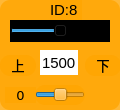
    <widget class="QWidget" name="widget_id8" native="true">
     <property name="geometry">
      <rect>
       <x>430</x>
       <y>75</y>
       <width>120</width>
       <height>110</height>
      </rect>
     </property>
     <property name="minimumSize">
      <size>
       <width>120</width>
       <height>110</height>
      </size>
     </property>
     <property name="maximumSize">
      <size>
       <width>120</width>
       <height>110</height>
      </size>
     </property>
     <property name="styleSheet">
      <string notr="true">background-color: rgb(255, 165, 0, 200);
border-radius:10px;</string>
     </property>
     <widget class="QLabel" name="label_ID1_3">
      <property name="geometry">
       <rect>
        <x>50</x>
        <y>0</y>
        <width>32</width>
        <height>20</height>
       </rect>
      </property>
      <property name="font">
       <font>
        <family>Arial</family>
        <pointsize>11</pointsize>
       </font>
      </property>
      <property name="styleSheet">
       <string notr="true">background-color: rgb(255, 255, 255， 0);
border-radius:0px;</string>
      </property>
      <property name="text">
       <string>ID:8</string>
      </property>
     </widget>
     <widget class="QSlider" name="horizontalSlider_servo8">
      <property name="geometry">
       <rect>
        <x>10</x>
        <y>20</y>
        <width>100</width>
        <height>22</height>
       </rect>
      </property>
      <property name="layoutDirection">
       <enum>Qt::LeftToRight</enum>
      </property>
      <property name="autoFillBackground">
       <bool>false</bool>
      </property>
      <property name="styleSheet">
       <string notr="true">background-color: rgb(0, 0, 0);
border-radius:0px;</string>
      </property>
      <property name="minimum">
       <number>500</number>
      </property>
      <property name="maximum">
       <number>2500</number>
      </property>
      <property name="pageStep">
       <number>1</number>
      </property>
      <property name="value">
       <number>1500</number>
      </property>
      <property name="orientation">
       <enum>Qt::Horizontal</enum>
      </property>
     </widget>
     <widget class="QLineEdit" name="lineEdit_servo8">
      <property name="geometry">
       <rect>
        <x>40</x>
        <y>50</y>
        <width>38</width>
        <height>25</height>
       </rect>
      </property>
      <property name="sizePolicy">
       <sizepolicy hsizetype="Fixed" vsizetype="Fixed">
        <horstretch>0</horstretch>
        <verstretch>0</verstretch>
       </sizepolicy>
      </property>
      <property name="font">
       <font>
        <family>Arial</family>
        <pointsize>11</pointsize>
       </font>
      </property>
      <property name="autoFillBackground">
       <bool>false</bool>
      </property>
      <property name="styleSheet">
       <string notr="true">background-color: rgb(255, 255, 255);
border-radius:0px;</string>
      </property>
      <property name="text">
       <string>1500</string>
      </property>
      <property name="maxLength">
       <number>1000</number>
      </property>
      <property name="alignment">
       <set>Qt::AlignCenter</set>
      </property>
      <property name="dragEnabled">
       <bool>false</bool>
      </property>
      <property name="readOnly">
       <bool>false</bool>
      </property>
     </widget>
     <widget class="QSlider" name="horizontalSlider_deviation8">
      <property name="geometry">
       <rect>
        <x>35</x>
        <y>85</y>
        <width>50</width>
        <height>20</height>
       </rect>
      </property>
      <property name="layoutDirection">
       <enum>Qt::LeftToRight</enum>
      </property>
      <property name="styleSheet">
       <string notr="true">background-color: rgb(255, 255, 255， 0);</string>
      </property>
      <property name="minimum">
       <number>-100</number>
      </property>
      <property name="maximum">
       <number>100</number>
      </property>
      <property name="pageStep">
       <number>1</number>
      </property>
      <property name="orientation">
       <enum>Qt::Horizontal</enum>
      </property>
     </widget>
     <widget class="QLabel" name="label_d8">
      <property name="geometry">
       <rect>
        <x>5</x>
        <y>87</y>
        <width>31</width>
        <height>16</height>
       </rect>
      </property>
      <property name="font">
       <font>
        <family>DejaVu Sans</family>
        <pointsize>10</pointsize>
       </font>
      </property>
      <property name="styleSheet">
       <string notr="true">background-color: rgb(255, 255, 255， 0);</string>
      </property>
      <property name="text">
       <string>0</string>
      </property>
      <property name="alignment">
       <set>Qt::AlignCenter</set>
      </property>
     </widget>
     <widget class="QLabel" name="label_servoL_8">
      <property name="geometry">
       <rect>
        <x>0</x>
        <y>55</y>
        <width>36</width>
        <height>21</height>
       </rect>
      </property>
      <property name="font">
       <font>
        <family>黑体</family>
        <pointsize>10</pointsize>
       </font>
      </property>
      <property name="styleSheet">
       <string notr="true">background-color: rgb(255, 255, 255， 0);</string>
      </property>
      <property name="text">
       <string>&lt;html&gt;&lt;head/&gt;&lt;body&gt;&lt;p align=&quot;center&quot;&gt;上&lt;/p&gt;&lt;/body&gt;&lt;/html&gt;</string>
      </property>
     </widget>
     <widget class="QLabel" name="label_servoR_8">
      <property name="geometry">
       <rect>
        <x>85</x>
        <y>55</y>
        <width>36</width>
        <height>21</height>
       </rect>
      </property>
      <property name="font">
       <font>
        <family>黑体</family>
        <pointsize>10</pointsize>
       </font>
      </property>
      <property name="styleSheet">
       <string notr="true">background-color: rgb(255, 255, 255， 0);</string>
      </property>
      <property name="text">
       <string>&lt;html&gt;&lt;head/&gt;&lt;body&gt;&lt;p align=&quot;center&quot;&gt;下&lt;/p&gt;&lt;/body&gt;&lt;/html&gt;</string>
      </property>
     </widget>
    </widget>
